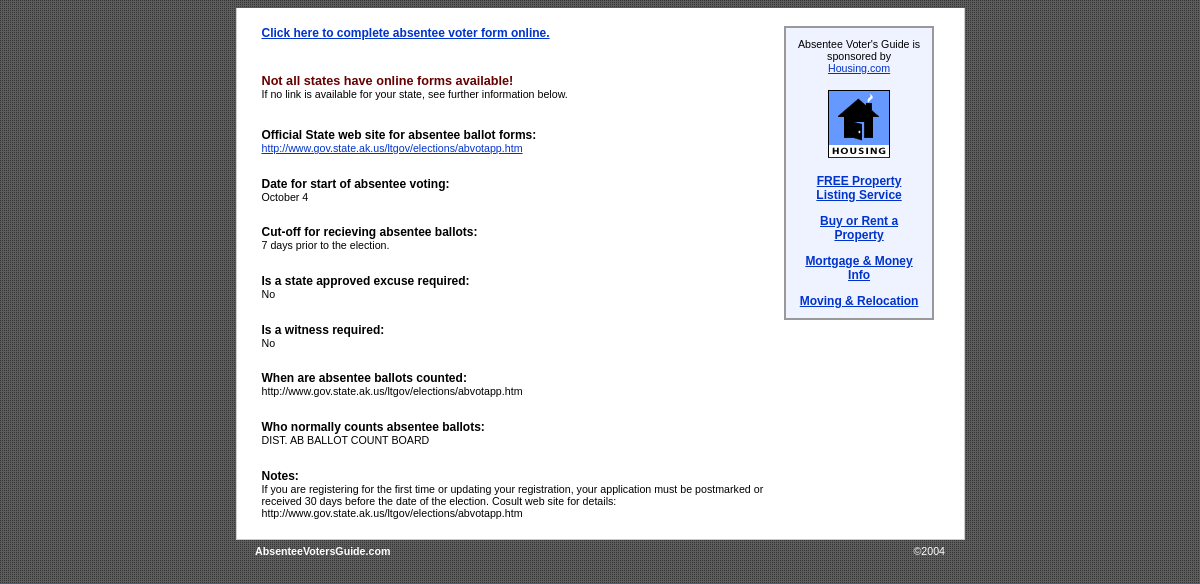
Screenshot of /results.php?state=AK with the database file from the repository.
### tables this page shows
CREATE TABLE `absentees` (
  `id` int(11) NOT NULL AUTO_INCREMENT,
  `input1` text,
  `input2` text,
  `input3` text,
  `input4` text,
  `input5` text,
  `state` varchar(5) DEFAULT NULL,
  `input6` text,
  `input7` text,
  `input8` text,
  `input9` text,
  PRIMARY KEY (`id`)
);

### html/includes/header.php (called while the page is built, shortened)
<?php
$sqltable = "absentees";
$edit = 0
?>

### html/results.php (the view, shortened to what this page needs)
<?php
include("includes/header.php");
if ($edit) {
  if ($_REQUEST['process']) {
    $query = "select * from $sqltable where state = '".$_REQUEST['state']."'";
    $res = mysql_query($query);
    if ($res && mysql_num_rows($res)) {
      $query = "UPDATE $sqltable
                  set input1 = '".$_REQUEST['input1']."',
                  input2 = '".$_REQUEST['input2']."',
                  input3 = '".$_REQUEST['input3']."',
                  input4 = '".$_REQUEST['input4']."',
                  input5 = '".$_REQUEST['input5']."',
                  input6 = '".$_REQUEST['input6']."',
                  input7 = '".$_REQUEST['input7']."',
                  input8 = '".$_REQUEST['input8']."',
                  input9 = '".$_REQUEST['input9']."'
                 where state = '".$_REQUEST['state']."'";
    } else {
      $query = "insert into $sqltable (state, input1, input2, input3, input4, input5, input6,input7, input8, input9)
	values ('".$_REQUEST['state']."',
                '".$_REQUEST['input1']."',
                '".$_REQUEST['input2']."',
                '".$_REQUEST['input3']."',
                '".$_REQUEST['input4']."',
                '".$_REQUEST['input5']."',
                '".$_REQUEST['input6']."',
                '".$_REQUEST['input7']."',
                '".$_REQUEST['input8']."',
                '".$_REQUEST['input9']."'
)";
    }
    mysql_query($query);
    display_state($_REQUEST['state']);
  } else {
    $query = "select * from $sqltable where state = '".$_REQUEST['state']."'";
    $res = mysql_query($query);
    if ($res) {
      $row = mysql_fetch_array($res);
    }
$label = array();
$label[0] = "Complete Absentee form online URL:";
$label[1] = "Official State Website where Absentee Ballot Forms are Located:";
$label[2] = "Date for start of absentee voting";
$label[3] = "Cutoff for Recieving Absentee Ballots";
$label[4] = "Is a state approved excuse required";
$label[5] = "Is a witness required?";
$label[6] = "When are Absentee Ballots counted";
$label[7] = "Notes";
$label[8] = "Who counts Absentee Ballots";
    ?>
    <h2>Input items for State <?=$_REQUEST['state']?></h2>
      <br>
    <form action="<?=$PHPSELF?>" method=POST>
       <? for ($i = 0; $i < 9; $i++) {
			if ($i != 7) {
			?><h4><?=$label[$i]?></h4><input type=text size=60 name=input<?=($i+1)?> value="<?=$row['input'.($i+1)]?>"><?
			} else {
			?><h4><?=$label[$i]?></h4><textarea rows=4 cols=60 name=input<?=($i+1)?>><?=$row['input'.($i+1)]?></textarea><?
			}
	 }
?>
<br><br>      <input type=submit value="Enter info">
	 <input type=hidden name=process value=1>
	 <input type=hidden name=state value="<?=$_REQUEST['state']?>">
	 </form>
<?
	 }
} else {
  display_state($_REQUEST['state']);
}
function display_state($state) {
  global $sqltable;
  $query = "select * from $sqltable where state = '$state'";
  $res = mysql_query($query);
  $row = @mysql_fetch_array($res, MYSQL_ASSOC);
  include("includes/state_display.php");
}
function format_url($in, $label='') {
	if (strlen($in)) {
		$in = preg_replace("#http:\/\/#i", '', $in);
		if ($label == '') {
			$label = "http://".$in;
		}
		return('<a href="http://'.$in.'">'.$label.'</a>');
	} else {
		return('');
	}
}
?>

### html/includes/state_display.php (shortened to what this page needs)
<link href="../style.css" rel="stylesheet" type="text/css">
<table width="698" border="0" cellspacing="0" cellpadding="0">
  <tr bgcolor="#FFFFFF">
    <td valign="top"> <table width=97% cellpadding="0" cellspacing="0">
        <tr>
          <td class="headline2">
            <?=format_url($row['input1'], 'Click here to complete absentee voter form online.')?>
          </td>
        </tr>
        <tr>
          <td><p>&nbsp;</p>
            <p><span class="headline1">Not all states have online forms available!</span><br>
              <span class="bodyText">If no link is available for your state, see
              further information below.</span></p>
            <p></p></td>
        </tr>
        <tr>
          <td class="headline2">Official State web site for absentee ballot forms:</td>
        </tr>
        <tr>
          <td class="bodyText">
            <?=format_url($row['input2'])?>
            <p>&nbsp;</p></td>
        </tr>
        <tr>
          <td class="headline2">Date for start of absentee voting:</td>
        </tr>
        <tr>
          <td class="bodyText">
            <?=$row['input3']?>
            <p>&nbsp;</p></td>
        </tr>
        <tr>
          <td class="headline2">Cut-off for recieving absentee ballots:</td>
        </tr>
        <tr>
          <td class="bodyText">
            <?=$row['input4']?>
            <p>&nbsp;</p></td>
        </tr>
        <tr>
          <td class="headline2">Is a state approved excuse required:</td>
        </tr>
        <tr>
          <td class="bodyText">
            <?=$row['input5']?>
            <p>&nbsp;</p></td>
        </tr>
        <tr>
          <td class="headline2">Is a witness required:</td>
        </tr>
        <tr>
          <td class="bodyText">
            <?=$row['input6']?>
            <p>&nbsp;</p></td>
        </tr>
        <tr>
          <td class="headline2">When are absentee ballots counted:</td>
        </tr>
        <tr>
          <td class="bodyText">
            <?=$row['input7']?>
            <p>&nbsp;</p></td>
        </tr>
        <tr>
          <td class="headline2">Who normally counts absentee ballots:</td>
        </tr>
        <tr>
          <td class="bodyText">
            <?=$row['input9']?>
            <p>&nbsp;</p></td>
        </tr>
        <tr>
          <td class="headline2">Notes:</td>
        </tr>
        <tr>
          <td class="bodyText">
            <?=$row['input8']?>
          </td>
        </tr>
      </table></td>
    <td rowspan="3" align="center" valign="top"> <div align=left> </div>
      <div align="center">
        <table width="100%" border="1" cellpadding="10" cellspacing="0" bordercolor="#999999" bgcolor="#EEF3FF">
          <tr>
            <td><div align=left>
                <p align="center"><span class="quicktip">Absentee Voter's Guide
                  is sponsored by <a href="http://www.housing.com" target="_blank">Housing.com</a></span></p>
                <p align="center"><a href="http://www.housing.com" target="_blank"><img src="../img/housinglogo.gif" width="62" height="68" border="0"></a>
                </p>
              </div>
              <div align=center class="headline2">
                <p align="center"><a href="http://www.housing.com/sell/" target="_blank">FREE
                  Property Listing Service</a></p>
                <p align="center"><a href="http://www.housing.com/buyrent/" target="_blank">Buy
                  or Rent a Property</a></p>
                <p align="center"><a href="http://www.housing.com/money/" target="_blank">Mortgage
                  &amp; Money Info</a> </p>
              </div>
              <div align="center"><span class="headline2"><a href="http://www.housing.com/resources/content/monster/Moving_and_Planning/Quotes/index.asp" target="_blank">Moving
                &amp; Relocation</a></span></div></td>
          </tr>
        </table>
      </div>
      <p align="center"><img src="../img/spacer.gif" width="150" height="1"></p></td>
    <td rowspan="3" align="center" valign="top"><img src="../img/spacer.gif" width="25" height="10"></td>
  </tr>
  <tr>
    <td valign="bottom" bgcolor="#FFFFFF"><img src="../img/spacer.gif" width="518" height="1"></td>
  </tr>
  <tr>
    <td valign="bottom" bgcolor="#FFFFFF"><img src="../img/spacer.gif" width="1" height="1"></td>
  </tr>
</table>

### html/style.css (style rules this page uses)
.footer { font-family: Verdana, Arial, Helvetica, sans-serif; font-size: 8pt; font-weight: normal; color: #666666; text-decoration: none; }
.headline1 { font-family: Verdana, Arial, Helvetica, sans-serif; font-size: 9.5pt; font-weight: bold; color: #660000; text-decoration: none; text-transform: none; line-height: normal; font-variant: normal; letter-spacing: 0px; }
.headline2 { font-family: Verdana, Arial, Helvetica, sans-serif; font-size: 9pt; font-weight: bold; color: #000000; text-decoration: none; }
.bodyText { font-family: Verdana, Arial, Helvetica, sans-serif; font-size: 8pt; font-weight: normal; color: #000000; text-decoration: none; }
.quicktip { font-family: Verdana, Arial, Helvetica, sans-serif; font-size: 8pt; font-weight: normal; color: #000000; text-decoration: none; }

### rows the page displays
absentees: input2 "http://www.gov.state.ak.us/ltgov/elections/abvotapp.htm", input3 "October 4", input4 "7 days prior to the election.", input5 "No", input6 "No", input7 "http://www.gov.state.ak.us/ltgov/elections/abvotapp.htm", input9 "DIST. AB BALLOT COUNT BOARD", input8 "If you are registering for the first time or updating your registration, your application must be postmarked or received 30 days before the date of the election. Cosult web site for details: http://www.gov.state.ak.us/ltgov/elections/abvotapp.htm"

### other values shown
$label "Click here to complete absentee voter form online."
